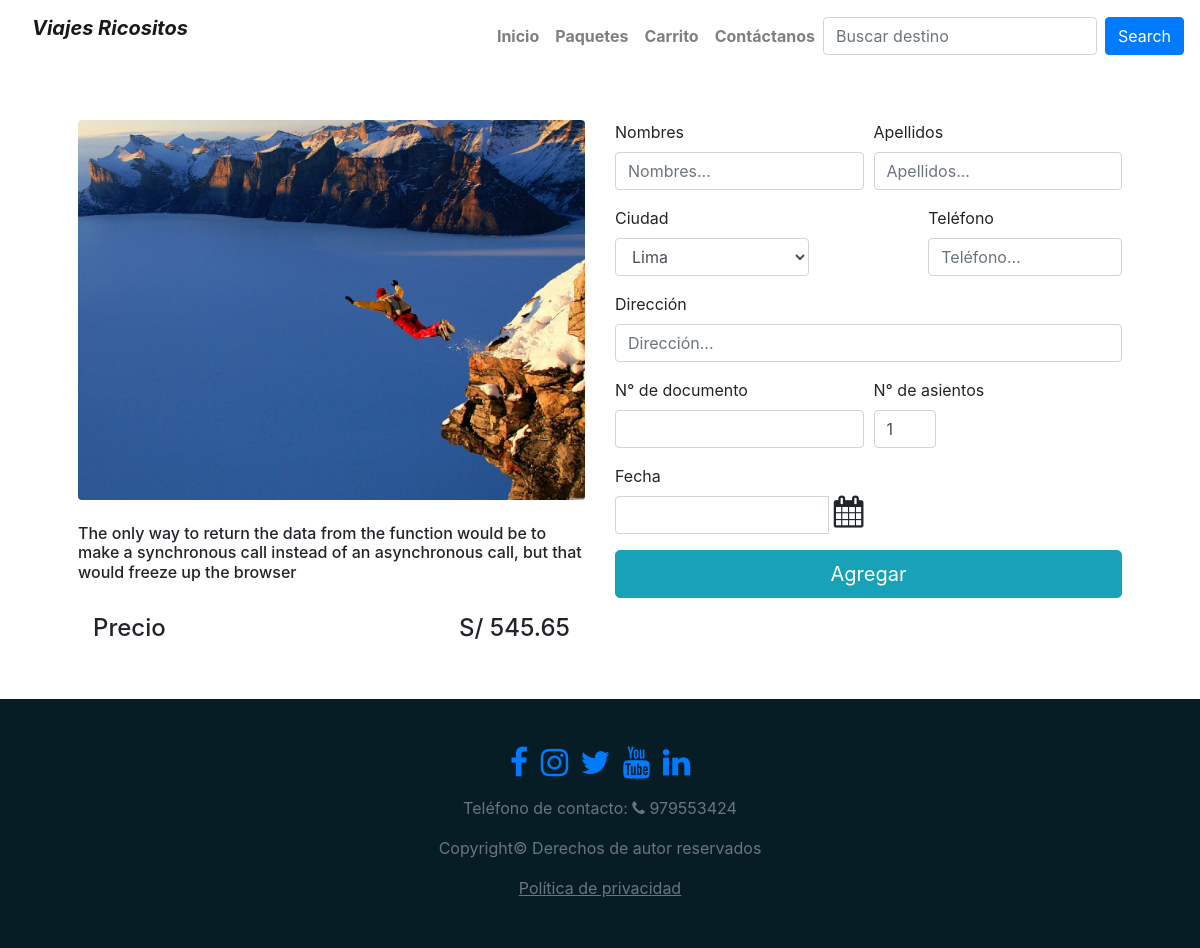
The app's page /buy/9/ with its own data.
### package/models.py (models this page shows, shortened)
class Internacionale(models.Model):
    id_internacional = models.AutoField(primary_key=True)
    lugar = models.CharField(max_length=50)  # Field name made lowercase.
    descripcion = models.TextField()  # Field name made lowercase.
    precio = models.DecimalField(max_digits=5,decimal_places=2)  # Field name made lowercase.
    imagen = models.ImageField(upload_to='projects')
    created = models.DateTimeField(auto_now_add=True,verbose_name = "Fecha de creación")
    class Meta:
        verbose_name="Internacional"
        verbose_name_plural="Internacionales"
        ordering = ['-created']

### package/views.py (the view)
# urls.py: path('buy/<int:pk>/', PackageDetailView.as_view(), name='buy'),
class PackageDetailView(DetailView):
	template_name = 'package/buy.html'
	model = Internacionale

### package/templates/package/buy.html (shortened to what this page needs)
{% extends "core/base_layout.html" %}
{%load static%}
{% block cascada %}
<link rel="stylesheet" type="text/css" href="{% static 'core/css/package.css' %}">
<link rel="stylesheet" type="text/css" href="{% static 'core/css/css/bootstrap-datepicker.css' %}">
{% endblock %}
{% block content %}
	<br><br>
	<div class="container px-5 my-5">
		<div class="row">
			<div class="col-sm-12 col-md-6">
				<img src="{{object.imagen.url}}" class="rounded img-fluid"><br><br>
				<p class="h6">{{object.descripcion}}</p><br>
				<div class="col-12">
					<p class="h4 float-left">Precio</p> <p class="h4 float-right"> S/ {{object.precio}}</p>
				</div>
			</div>
			<div class="col-sm-12 col-md-6">
				<form method="POST" action="pasajero">
				  <div class="form-row">
				    <div class="form-group col-md-6">
				      <label for="inputEmail4">Nombres</label>
				      <input type="text" class="form-control" id="inputEmail4" name="nombre" placeholder="Nombres..." required>
				    </div>
				    <div class="form-group col-md-6">
				      <label for="inputPassword4">Apellidos</label>
				      <input type="text" name="apellido" class="form-control" id="inputPassword4" placeholder="Apellidos..." required>
				    </div>
				  </div>
				  <div class="row">
				  	<div class="form-group col-md-5">
					    <label for="inputState">Ciudad</label>
					    <select id="inputState" class="form-control" name="ciudad" required>
					       <option selected>Lima</option>
					    </select>
				  	</div>
				  	<div class="col-md-2"></div>
				  	<div class="form-group col-md-5">
				  		<label for="inputPassword4">Teléfono</label>
				      	<input type="text" class="form-control" name="telefono" id="inputPassword4" placeholder="Teléfono..." onkeypress="return soloNumeros(event)" required>
				  	</div>
				  </div>
				  <div class="form-group">
				    <label for="inputAddress2">Dirección</label>
				    <input type="text" class="form-control" name="direccion" id="inputAddress2" placeholder="Dirección..." required>
				  </div>
				  <div class="form-row">
				    <div class="form-group col-md-6">
				      <label for="inputCity">N° de documento</label>
				      <input type="text" class="form-control" id="inputCity" name="documento" onkeypress="return soloNumeros(event)" required>
				    </div>
				    <div class="form-group col-md-6">
				      <label for="inputZip">N° de asientos</label>
				      <input type="number" name="asientos" class="form-control col-3 col-md-6 col-lg-3" min="1" max="40" step="1" value="1">
				    </div>
				  </div>
				  <div class="form-row">
				  	<div class="form-group col-6">
				  		<label for="inputDate">Fecha</label>
				  		<div class="input-group date">
 							 <input type="text" required class="form-control" name="fecha">&nbsp;
 							 <span class="input-group-addon">
 							 	<i class="fa fa-calendar fa-2x"></i>
 							 </span>
						</div>
				  	</div>
				  </div>
				  <button type="submit" class="btn btn-info btn-lg btn-block">Agregar</button>
				</form>
			</div>
		</div>
	</div>
{% endblock %}

### core/static/core/css/package.css (style rules this page uses)
.date i { transition: all .4s ease; cursor: pointer; }

### records on screen
Internacionale: imagen (picture), descripcion "The only way to return the data from the function would be to make a synchronous call instead of an asynchronous call, but that would freeze up the browser", precio "545.65"
